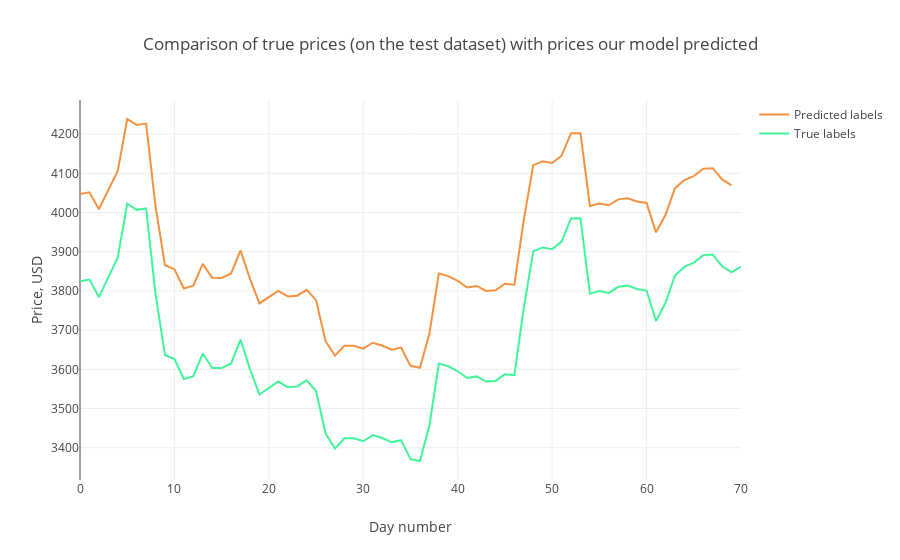

Notebook code cell kept with this figure:
### Code cell
from tensorflow.keras.models import Sequential
from tensorflow.keras.layers import Dense,Dropout,LSTM,BatchNormalization
from tensorflow.keras.callbacks import EarlyStopping

from tensorflow.keras.layers import Bidirectional,Activation
mdl = Sequential()



mdl.add(Bidirectional(LSTM(100,return_sequences=True),input_shape=(X_train.shape[1:])))
mdl.add(Dropout(0.2))


mdl.add(Bidirectional(LSTM(50),input_shape=(X_train.shape[1:])))




mdl.add(Dense(1))



mdl.compile(loss='mean_squared_error', optimizer='adam')

res2 = mdl.fit(X_train,Y_train,epochs=100,batch_size=16,shuffle=False,
                validation_data=(x_test,y_test),)

y_pred3 = mdl.predict(x_test)


prediction_inverse = scale.inverse_transform(y_pred3.reshape(-1, 1))
y_test_inverse = scale.inverse_transform(y_test.reshape(-1, 1))
prediction2_inverse = np.array(prediction_inverse[:,0][1:])
y_test2_inverse = np.array(y_test_inverse[:,0])


import plotly.offline as py
import plotly.graph_objs as go
py.init_notebook_mode(connected=True)

trace1 = go.Scatter(
    x = np.arange(0, len(prediction2_inverse), 1),
    y = prediction2_inverse,
    mode = 'lines',
    name = 'Predicted labels',
    line = dict(color=('rgb(244, 146, 65)'), width=2)
)
trace2 = go.Scatter(
    x = np.arange(0, len(y_test2_inverse), 1),
    y = y_test2_inverse,
    mode = 'lines',
    name = 'True labels',
    line = dict(color=('rgb(66, 244, 155)'), width=2)
)

data = [trace1, trace2]
layout = dict(title = 'Comparison of true prices (on the test dataset) with prices our model predicted',
             xaxis = dict(title = 'Day number'), yaxis = dict(title = 'Price, USD'))
fig = dict(data=data, layout=layout)
py.iplot(fig, filename='results_demonstrating0')

### Figure 1 — Plotly figure (JSON) as saved in the notebook; plotly's stock layout.template omitted (floating-point values rounded to 4 significant figures)
{"data": [{"line": {"color": "rgb(244, 146, 65)", "width": 2}, "mode": "lines", "name": "Predicted labels", "type": "scatter", "uid": "3906c2b4-6888-46f2-a8bd-a870e92d52f3", "x": [0, 1, 2, 3, 4, 5, 6, 7, 8, 9, 10, 11, 12, 13, 14, 15, 16, 17, 18, 19, 20, 21, 22, 23, 24, 25, 26, 27, 28, 29, 30, 31, 32, 33, 34, 35, 36, 37, 38, 39, 40, 41, 42, 43, 44, 45, 46, 47, 48, 49, 50, 51, 52, 53, 54, 55, 56, 57, 58, 59, 60, 61, 62, 63, 64, 65, 66, 67, 68, 69], "y": [4047.0, 4052.0, 4008.0, 4056.0, 4106.0, 4239.0, 4223.0, 4227.0, 4016.0, 3866.0, 3856.0, 3806.0, 3813.0, 3869.0, 3833.0, 3833.0, 3845.0, 3904.0, 3831.0, 3768.0, 3784.0, 3800.0, 3786.0, 3788.0, 3803.0, 3777.0, 3672.0, 3635.0, 3660.0, 3660.0, 3653.0, 3668.0, 3661.0, 3650.0, 3655.0, 3609.0, 3604.0, 3691.0, 3844.0, 3838.0, 3825.0, 3809.0, 3813.0, 3800.0, 3801.0, 3818.0, 3816.0, 3982.0, 4121.0, 4131.0, 4126.0, 4145.0, 4202.0, 4202.0, 4017.0, 4023.0, 4019.0, 4034.0, 4037.0, 4028.0, 4024.0, 3949.0, 3994.0, 4062.0, 4083.0, 4093.0, 4112.0, 4113.0, 4084.0, 4069.0]}, {"line": {"color": "rgb(66, 244, 155)", "width": 2}, "mode": "lines", "name": "True labels", "type": "scatter", "uid": "7bd1ce12-5986-4f5f-a405-c9b091d5a835", "x": [0, 1, 2, 3, 4, 5, 6, 7, 8, 9, 10, 11, 12, 13, 14, 15, 16, 17, 18, 19, 20, 21, 22, 23, 24, 25, 26, 27, 28, 29, 30, 31, 32, 33, 34, 35, 36, 37, 38, 39, 40, 41, 42, 43, 44, 45, 46, 47, 48, 49, 50, 51, 52, 53, 54, 55, 56, 57, 58, 59, 60, 61, 62, 63, 64, 65, 66, 67, 68, 69, 70], "y": [3824.0, 3829.0, 3784.0, 3834.0, 3885.0, 4022.0, 4007.0, 4010.0, 3792.0, 3637.0, 3626.0, 3575.0, 3583.0, 3640.0, 3603.0, 3603.0, 3615.0, 3676.0, 3601.0, 3536.0, 3552.0, 3569.0, 3554.0, 3556.0, 3572.0, 3545.0, 3437.0, 3398.0, 3424.0, 3424.0, 3417.0, 3432.0, 3425.0, 3414.0, 3419.0, 3371.0, 3366.0, 3456.0, 3615.0, 3608.0, 3595.0, 3578.0, 3582.0, 3569.0, 3570.0, 3588.0, 3585.0, 3757.0, 3901.0, 3911.0, 3907.0, 3926.0, 3985.0, 3985.0, 3793.0, 3800.0, 3795.0, 3810.0, 3814.0, 3805.0, 3801.0, 3723.0, 3769.0, 3839.0, 3861.0, 3872.0, 3891.0, 3893.0, 3863.0, 3847.0, 3862.0]}], "layout": {"title": {"text": "Comparison of true prices (on the test dataset) with prices our model predicted"}, "xaxis": {"title": {"text": "Day number"}}, "yaxis": {"title": {"text": "Price, USD"}}}}
